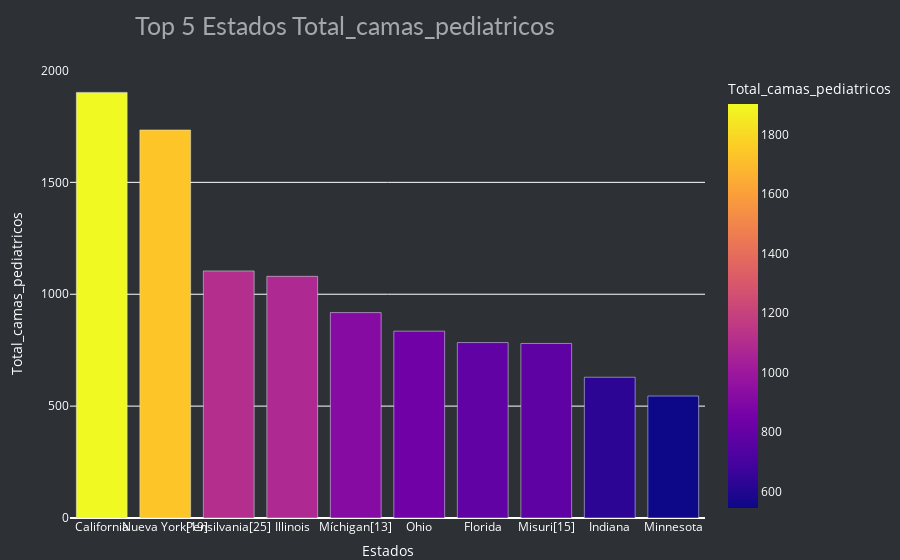

The code cell stored with this chart in its notebook:
### Code cell
# Creacion de dataframe
top5_pediatric_bar = pd.DataFrame(top5_pediatric, columns=['state', 'state_name', 'Total_camas_pediatricos']).sort_values(by='Total_camas_pediatricos',ascending=False)

# Plotting 5 Países 
fig = px.bar(top5_pediatric_bar.head(10), x='state_name', y='Total_camas_pediatricos',color='Total_camas_pediatricos', title='Top 10 Países que utilizan Energia Total_camas_pediatricos ')
fig.update_layout( title='Top 5 Estados Total_camas_pediatricos ',
                            title_x=0.15,
                            margin=dict(t=70, b=0, l=70, r=40),
                            hovermode="x unified",
                            xaxis_tickangle=360,
                        
                            xaxis_title='Estados', yaxis_title="Total_camas_pediatricos ",
                            plot_bgcolor='#2d3035', paper_bgcolor='#2d3035',
                            title_font=dict(size=25, color='#a5a7ab', family="Lato, sans-serif"),
                            font=dict(color='white'),
                            legend=dict(orientation="h", yanchor="bottom", y=1.02, xanchor="right", x=1)
                            )
fig.write_image("images/camas_pediatricos.jpg") 
fig.show()

### Figure 1 — Plotly figure (JSON) as saved in the notebook; plotly's stock layout.template omitted (floating-point values rounded to 4 significant figures)
{"data": [{"alignmentgroup": "True", "hovertemplate": "state_name=%{x}<br>Total_camas_pediatricos=%{marker.color}<extra></extra>", "legendgroup": "", "marker": {"color": [1902, 1734, 1104, 1080, 918, 835, 784, 780, 629, 545], "coloraxis": "coloraxis", "pattern": {"shape": ""}}, "name": "", "offsetgroup": "", "orientation": "v", "showlegend": false, "textposition": "auto", "type": "bar", "x": ["California", "Nueva York[19]", "Pensilvania[25]", "Illinois", "Míchigan[13]", "Ohio", "Florida", "Misuri[15]", "Indiana", "Minnesota"], "xaxis": "x", "y": [1902, 1734, 1104, 1080, 918, 835, 784, 780, 629, 545], "yaxis": "y"}], "layout": {"barmode": "relative", "coloraxis": {"colorbar": {"title": {"text": "Total_camas_pediatricos"}}, "colorscale": [[0, "#0d0887"], [0.1111, "#46039f"], [0.2222, "#7201a8"], [0.3333, "#9c179e"], [0.4444, "#bd3786"], [0.5556, "#d8576b"], [0.6667, "#ed7953"], [0.7778, "#fb9f3a"], [0.8889, "#fdca26"], [1, "#f0f921"]]}, "font": {"color": "white"}, "hovermode": "x unified", "legend": {"orientation": "h", "tracegroupgap": 0, "x": 1, "xanchor": "right", "y": 1.02, "yanchor": "bottom"}, "margin": {"b": 0, "l": 70, "r": 40, "t": 70}, "paper_bgcolor": "#2d3035", "plot_bgcolor": "#2d3035", "title": {"font": {"color": "#a5a7ab", "family": "Lato, sans-serif", "size": 25}, "text": "Top 5 Estados Total_camas_pediatricos ", "x": 0.15}, "xaxis": {"anchor": "y", "domain": [0, 1], "tickangle": 0, "title": {"text": "Estados"}}, "yaxis": {"anchor": "x", "domain": [0, 1], "title": {"text": "Total_camas_pediatricos "}}}}
